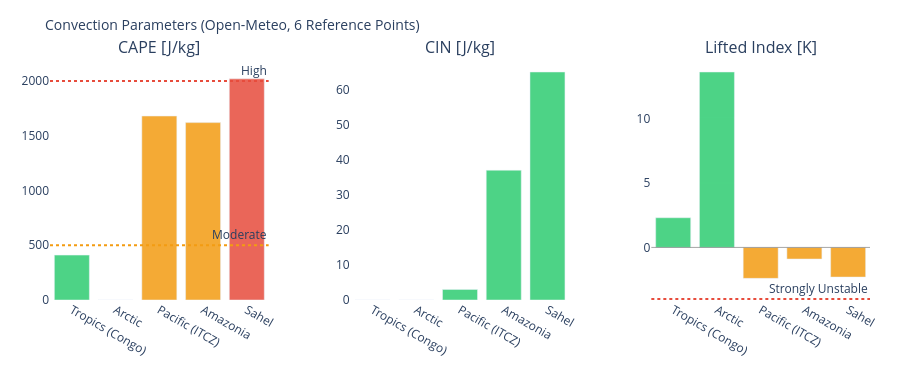

Notebook code cell kept with this figure:
### Markdown cell above
---
## 3. Visualizations

### Code cell
# ============================================================
# CAPE / CIN / LIFTED INDEX – Convection potential
# ============================================================

if not df_atm.empty:
    fig = make_subplots(
        rows=1, cols=3,
        subplot_titles=['CAPE [J/kg]', 'CIN [J/kg]', 'Lifted Index [K]'],
        horizontal_spacing=0.1
    )
    pts = df_atm['point'].tolist()
    pt_colors = ['#E85D24','#185FA5','#888780','#378ADD','#639922','#F2A623']

    # CAPE – höher = mehr Gewitterpotential
    cape_vals = df_atm['cape'].fillna(0).tolist()
    cape_colors = ['#e74c3c' if v > 2000 else '#f39c12' if v > 500 else '#2ecc71'
                   for v in cape_vals]
    fig.add_trace(go.Bar(x=pts, y=cape_vals, marker_color=cape_colors,
                         opacity=0.85, showlegend=False), row=1, col=1)
    fig.add_hline(y=2000, line_dash='dot', line_color='#e74c3c',
                  annotation_text='High', row=1, col=1)
    fig.add_hline(y=500,  line_dash='dot', line_color='#f39c12',
                  annotation_text='Moderate', row=1, col=1)

    # CIN – negativer = stärker gedeckelt (weniger Auslöse)
    cin_vals = df_atm['cin'].fillna(0).tolist()
    cin_colors = ['#e74c3c' if v < -200 else '#f39c12' if v < -50 else '#2ecc71'
                  for v in cin_vals]
    fig.add_trace(go.Bar(x=pts, y=cin_vals, marker_color=cin_colors,
                         opacity=0.85, showlegend=False), row=1, col=2)

    # Lifted Index – negativ = instabil
    li_vals = df_atm['li'].fillna(0).tolist()
    li_colors = ['#e74c3c' if v < -4 else '#f39c12' if v < 0 else '#2ecc71'
                 for v in li_vals]
    fig.add_trace(go.Bar(x=pts, y=li_vals, marker_color=li_colors,
                         opacity=0.85, showlegend=False), row=1, col=3)
    fig.add_hline(y=0, line_color='gray', line_width=0.7, row=1, col=3)
    fig.add_hline(y=-4, line_dash='dot', line_color='#e74c3c',
                  annotation_text='Strongly Unstable', row=1, col=3)

    fig.update_layout(
        title=dict(text='Convection Parameters (Open-Meteo, 6 Reference Points)', font=dict(size=14)),
        height=380, plot_bgcolor='rgba(0,0,0,0)', paper_bgcolor='rgba(0,0,0,0)',
        margin=dict(l=50, r=30, t=60, b=80)
    )
    fig.update_xaxes(tickangle=30)
    fig.show()

### Figure 1 — Plotly figure (JSON) as saved in the notebook; plotly's stock layout.template omitted (floating-point values rounded to 4 significant figures)
{"data": [{"marker": {"color": ["#2ecc71", "#2ecc71", "#f39c12", "#f39c12", "#e74c3c"]}, "opacity": 0.85, "showlegend": false, "type": "bar", "x": ["Tropics (Congo)", "Arctic", "Pacific (ITCZ)", "Amazonia", "Sahel"], "xaxis": "x", "y": [410.0, 0.0, 1680.0, 1620.0, 2020.0], "yaxis": "y"}, {"marker": {"color": ["#2ecc71", "#2ecc71", "#2ecc71", "#2ecc71", "#2ecc71"]}, "opacity": 0.85, "showlegend": false, "type": "bar", "x": ["Tropics (Congo)", "Arctic", "Pacific (ITCZ)", "Amazonia", "Sahel"], "xaxis": "x2", "y": [0.0, 0.0, 3.0, 37.0, 65.0], "yaxis": "y2"}, {"marker": {"color": ["#2ecc71", "#2ecc71", "#f39c12", "#f39c12", "#f39c12"]}, "opacity": 0.85, "showlegend": false, "type": "bar", "x": ["Tropics (Congo)", "Arctic", "Pacific (ITCZ)", "Amazonia", "Sahel"], "xaxis": "x3", "y": [2.3, 13.6, -2.4, -0.9, -2.3], "yaxis": "y3"}], "layout": {"annotations": [{"font": {"size": 16}, "showarrow": false, "text": "CAPE [J/kg]", "x": 0.1333, "xanchor": "center", "xref": "paper", "y": 1.0, "yanchor": "bottom", "yref": "paper"}, {"font": {"size": 16}, "showarrow": false, "text": "CIN [J/kg]", "x": 0.5, "xanchor": "center", "xref": "paper", "y": 1.0, "yanchor": "bottom", "yref": "paper"}, {"font": {"size": 16}, "showarrow": false, "text": "Lifted Index [K]", "x": 0.8667, "xanchor": "center", "xref": "paper", "y": 1.0, "yanchor": "bottom", "yref": "paper"}, {"showarrow": false, "text": "High", "x": 1, "xanchor": "right", "xref": "x domain", "y": 2000, "yanchor": "bottom", "yref": "y"}, {"showarrow": false, "text": "Moderate", "x": 1, "xanchor": "right", "xref": "x domain", "y": 500, "yanchor": "bottom", "yref": "y"}, {"showarrow": false, "text": "Strongly Unstable", "x": 1, "xanchor": "right", "xref": "x3 domain", "y": -4, "yanchor": "bottom", "yref": "y3"}], "height": 380, "margin": {"b": 80, "l": 50, "r": 30, "t": 60}, "paper_bgcolor": "rgba(0,0,0,0)", "plot_bgcolor": "rgba(0,0,0,0)", "shapes": [{"line": {"color": "#e74c3c", "dash": "dot"}, "type": "line", "x0": 0, "x1": 1, "xref": "x domain", "y0": 2000, "y1": 2000, "yref": "y"}, {"line": {"color": "#f39c12", "dash": "dot"}, "type": "line", "x0": 0, "x1": 1, "xref": "x domain", "y0": 500, "y1": 500, "yref": "y"}, {"line": {"color": "gray", "width": 0.7}, "type": "line", "x0": 0, "x1": 1, "xref": "x3 domain", "y0": 0, "y1": 0, "yref": "y3"}, {"line": {"color": "#e74c3c", "dash": "dot"}, "type": "line", "x0": 0, "x1": 1, "xref": "x3 domain", "y0": -4, "y1": -4, "yref": "y3"}], "title": {"font": {"size": 14}, "text": "Convection Parameters (Open-Meteo, 6 Reference Points)"}, "xaxis": {"anchor": "y", "domain": [0.0, 0.2667], "tickangle": 30}, "xaxis2": {"anchor": "y2", "domain": [0.3667, 0.6333], "tickangle": 30}, "xaxis3": {"anchor": "y3", "domain": [0.7333, 1.0], "tickangle": 30}, "yaxis": {"anchor": "x", "domain": [0.0, 1.0]}, "yaxis2": {"anchor": "x2", "domain": [0.0, 1.0]}, "yaxis3": {"anchor": "x3", "domain": [0.0, 1.0]}}}
